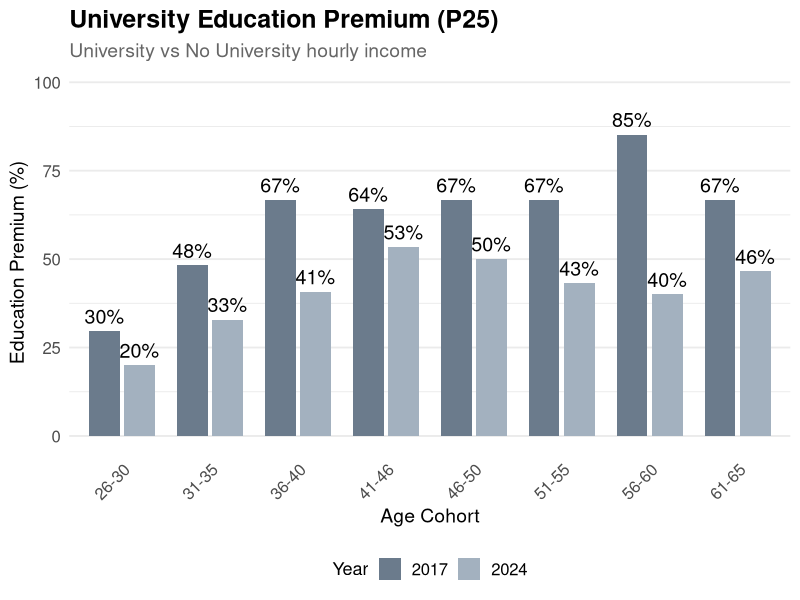
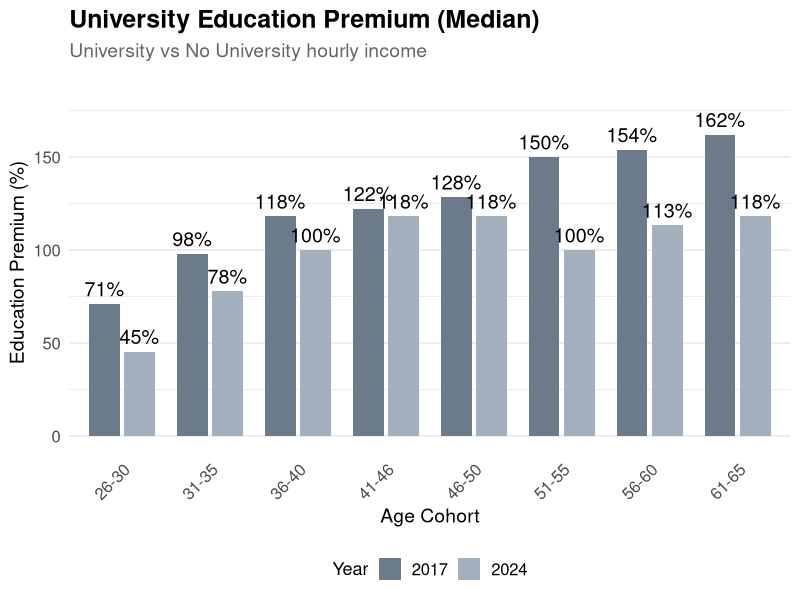
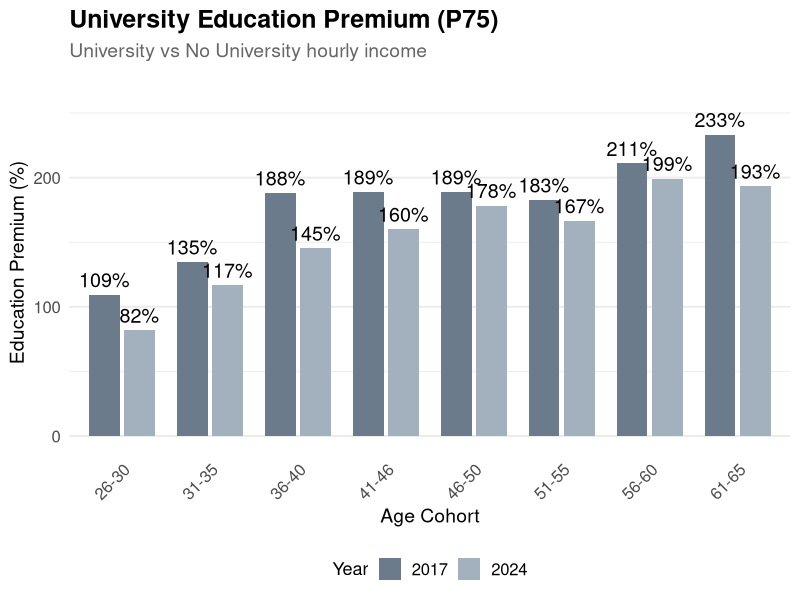
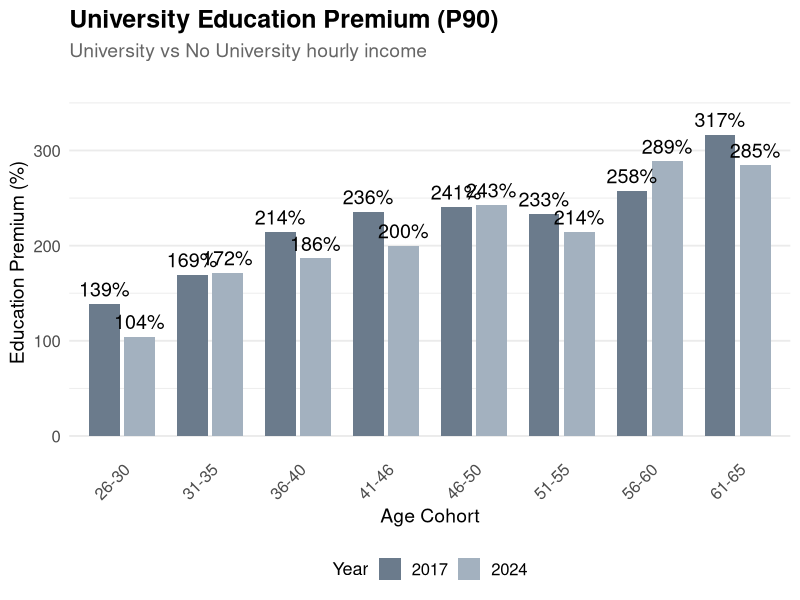
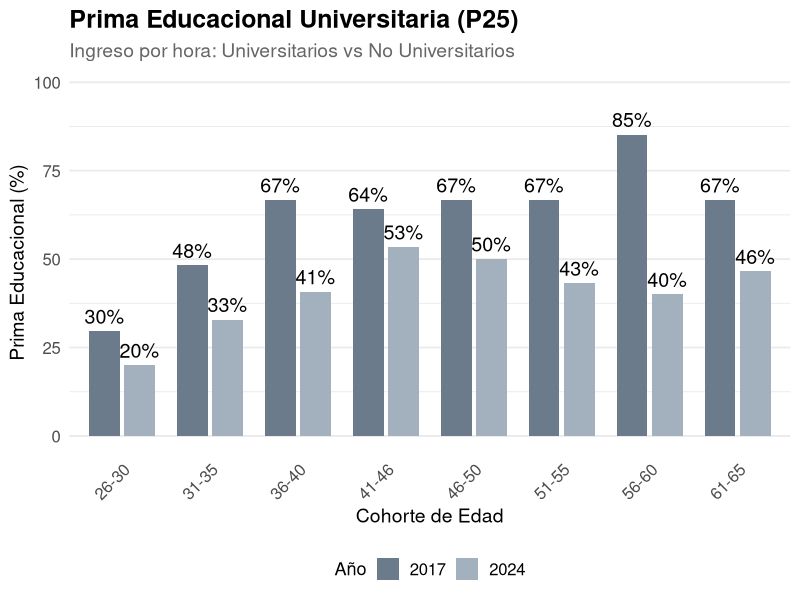
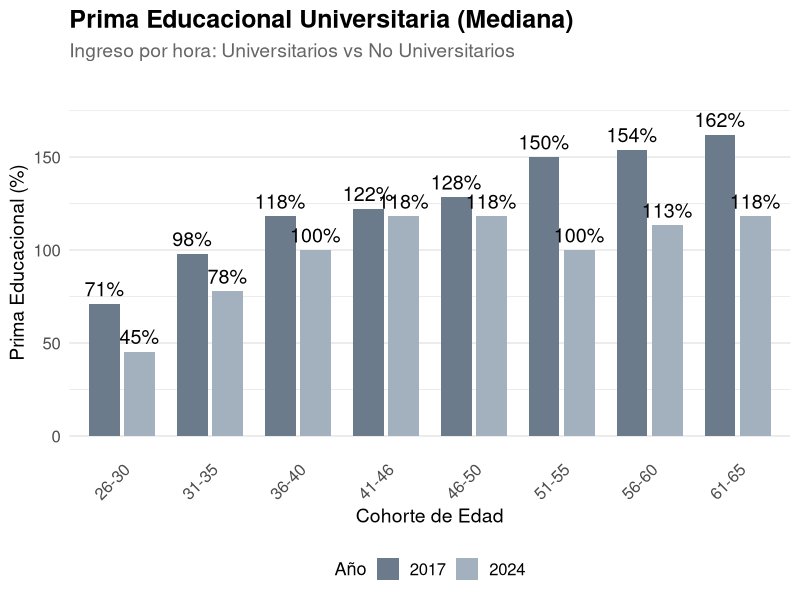
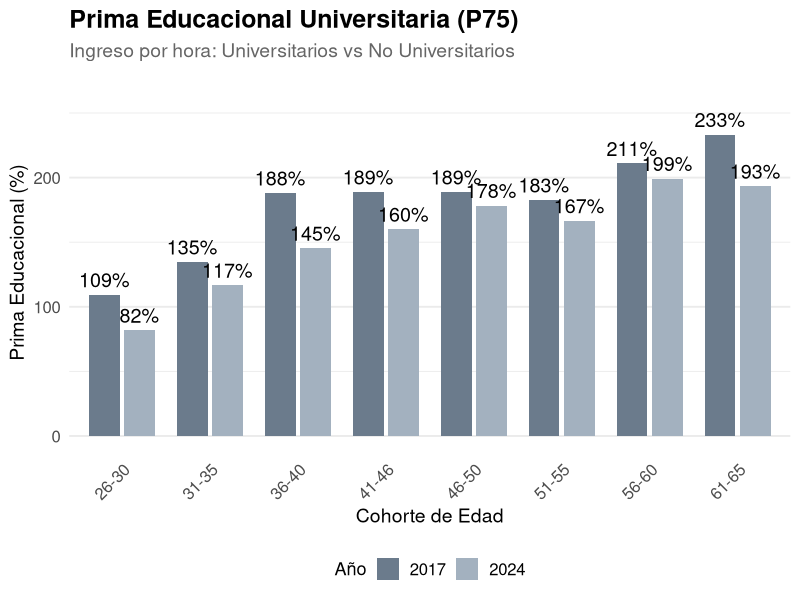
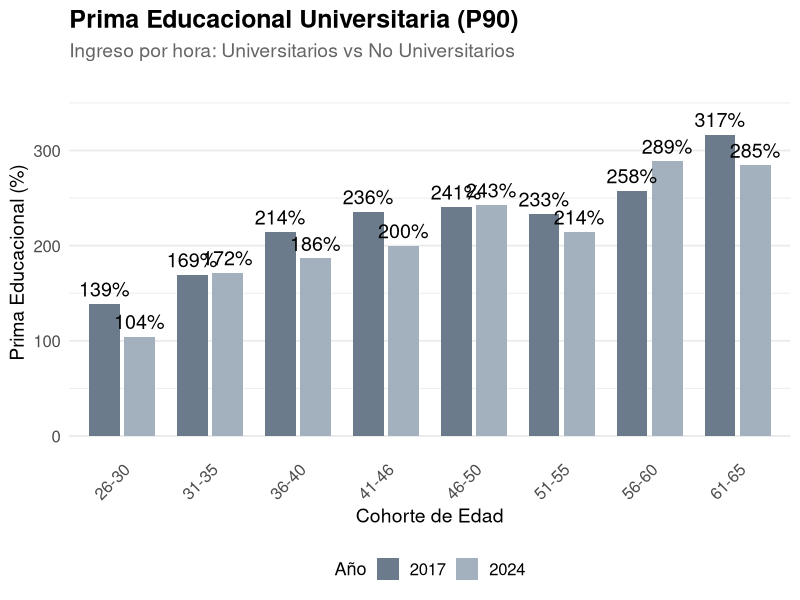

Here is the R script that generated these plots, in order:
# Generate tables and graphs for Labor Income by Cohort analysis
# For inclusion in the LaTeX report
# ===========================================================================

library(readxl)
library(dplyr)
library(tidyr)
library(ggplot2)
library(openxlsx)

setwd("C:/Users/CARLOSEG/Documents/CASEN")

# ===========================================================================
# LOAD DATA
# ===========================================================================

cat("Loading labor income data...\n")

# Read all sheets
mean_data <- read_excel("output/tables/labor_income_by_cohort.xlsx", sheet = "Mean")
median_data <- read_excel("output/tables/labor_income_by_cohort.xlsx", sheet = "Median")
p25_data <- read_excel("output/tables/labor_income_by_cohort.xlsx", sheet = "P25")
p75_data <- read_excel("output/tables/labor_income_by_cohort.xlsx", sheet = "P75")
p90_data <- read_excel("output/tables/labor_income_by_cohort.xlsx", sheet = "P90")

# ===========================================================================
# TABLE 1: HOURLY INCOME BY COHORT AND EDUCATION
# ===========================================================================

cat("\n=== TABLE 1: Hourly Labor Income (CLP/hour, 2024 prices) ===\n\n")

# Function to create wide table for a specific percentile
create_income_table <- function(data, stat_name) {
  # Separate by year
  d2017 <- data %>% filter(year == 2017) %>%
    select(age_cohort, Total_2017 = Total, NoUniv_2017 = `No University`, Univ_2017 = University)
  d2024 <- data %>% filter(year == 2024) %>%
    select(age_cohort, Total_2024 = Total, NoUniv_2024 = `No University`, Univ_2024 = University)

  # Join
  combined <- d2017 %>%
    left_join(d2024, by = "age_cohort")

  # Add totals (weighted average across cohorts - approximate)
  totals_2017 <- data %>% filter(year == 2017) %>%
    summarise(Total = mean(Total), `No University` = mean(`No University`), University = mean(University))
  totals_2024 <- data %>% filter(year == 2024) %>%
    summarise(Total = mean(Total), `No University` = mean(`No University`), University = mean(University))

  total_row <- tibble(
    age_cohort = "Total (avg)",
    Total_2017 = round(totals_2017$Total),
    NoUniv_2017 = round(totals_2017$`No University`),
    Univ_2017 = round(totals_2017$University),
    Total_2024 = round(totals_2024$Total),
    NoUniv_2024 = round(totals_2024$`No University`),
    Univ_2024 = round(totals_2024$University)
  )

  combined <- bind_rows(combined, total_row)
  combined
}

table1_p25 <- create_income_table(p25_data, "P25")
table1_median <- create_income_table(median_data, "Median")
table1_p75 <- create_income_table(p75_data, "P75")
table1_p90 <- create_income_table(p90_data, "P90")

cat("P25:\n")
print(table1_p25)
cat("\nMedian:\n")
print(table1_median)
cat("\nP75:\n")
print(table1_p75)
cat("\nP90:\n")
print(table1_p90)

# ===========================================================================
# TABLE 2: EDUCATION PREMIUM BY COHORT
# ===========================================================================

cat("\n\n=== TABLE 2: University Education Premium (%) ===\n\n")

create_premium_table <- function(data, stat_name) {
  data %>%
    select(year, age_cohort, Univ_Premium_Pct) %>%
    pivot_wider(names_from = year, values_from = Univ_Premium_Pct, names_prefix = "Premium_") %>%
    mutate(Change = Premium_2024 - Premium_2017)
}

premium_p25 <- create_premium_table(p25_data, "P25")
premium_median <- create_premium_table(median_data, "Median")
premium_p75 <- create_premium_table(p75_data, "P75")
premium_p90 <- create_premium_table(p90_data, "P90")

# Add average row
add_avg_row <- function(df) {
  avg_row <- tibble(
    age_cohort = "Average",
    Premium_2017 = round(mean(df$Premium_2017, na.rm = TRUE), 1),
    Premium_2024 = round(mean(df$Premium_2024, na.rm = TRUE), 1),
    Change = round(mean(df$Change, na.rm = TRUE), 1)
  )
  bind_rows(df, avg_row)
}

premium_p25 <- add_avg_row(premium_p25)
premium_median <- add_avg_row(premium_median)
premium_p75 <- add_avg_row(premium_p75)
premium_p90 <- add_avg_row(premium_p90)

cat("P25 Premium:\n")
print(premium_p25)
cat("\nMedian Premium:\n")
print(premium_median)
cat("\nP75 Premium:\n")
print(premium_p75)
cat("\nP90 Premium:\n")
print(premium_p90)

# ===========================================================================
# BAR GRAPHS: EDUCATION PREMIUM BY COHORT
# ===========================================================================

cat("\n\nGenerating bar graphs...\n")

# Prepare data for plotting
prepare_plot_data <- function(data, stat_name) {
  data %>%
    filter(age_cohort != "Average") %>%
    select(age_cohort, Premium_2017, Premium_2024) %>%
    pivot_longer(cols = c(Premium_2017, Premium_2024),
                 names_to = "Year", values_to = "Premium") %>%
    mutate(Year = gsub("Premium_", "", Year))
}

plot_p25 <- prepare_plot_data(premium_p25, "P25")
plot_median <- prepare_plot_data(premium_median, "Median")
plot_p75 <- prepare_plot_data(premium_p75, "P75")
plot_p90 <- prepare_plot_data(premium_p90, "P90")

# Create bar plot function (bilingual: English and Spanish)
create_premium_plot <- function(data, title, subtitle, x_label, y_label, legend_title, filename) {
  p <- ggplot(data, aes(x = age_cohort, y = Premium, fill = Year)) +
    geom_bar(stat = "identity", position = position_dodge(width = 0.8), width = 0.7) +
    geom_text(aes(label = paste0(round(Premium), "%")),
              position = position_dodge(width = 0.8),
              vjust = -0.5, size = 5) +
    scale_fill_manual(values = c("2017" = "#6B7B8C", "2024" = "#A3B1BF")) +
    labs(
      title = title,
      subtitle = subtitle,
      x = x_label,
      y = y_label,
      fill = legend_title
    ) +
    theme_minimal(base_size = 14) +
    theme(
      plot.title = element_text(face = "bold", size = 18),
      plot.subtitle = element_text(size = 14, color = "gray40"),
      axis.title = element_text(size = 14),
      axis.text = element_text(size = 12),
      axis.text.x = element_text(angle = 45, hjust = 1),
      legend.position = "bottom",
      legend.text = element_text(size = 12),
      legend.title = element_text(size = 13),
      panel.grid.major.x = element_blank()
    ) +
    ylim(0, max(data$Premium) * 1.15)

  ggsave(filename, p, width = 10, height = 6, dpi = 300)
  cat("Saved:", filename, "\n")
  p
}

# ===========================================================================
# ENGLISH PLOTS
# ===========================================================================

cat("\nGenerating English plots...\n")

p1_en <- create_premium_plot(plot_p25, "University Education Premium (P25)",
                              "University vs No University hourly income",
                              "Age Cohort", "Education Premium (%)", "Year",
                              "output/figures/education_premium_p25.png")
p2_en <- create_premium_plot(plot_median, "University Education Premium (Median)",
                              "University vs No University hourly income",
                              "Age Cohort", "Education Premium (%)", "Year",
                              "output/figures/education_premium_median.png")
p3_en <- create_premium_plot(plot_p75, "University Education Premium (P75)",
                              "University vs No University hourly income",
                              "Age Cohort", "Education Premium (%)", "Year",
                              "output/figures/education_premium_p75.png")
p4_en <- create_premium_plot(plot_p90, "University Education Premium (P90)",
                              "University vs No University hourly income",
                              "Age Cohort", "Education Premium (%)", "Year",
                              "output/figures/education_premium_p90.png")

# ===========================================================================
# SPANISH PLOTS
# ===========================================================================

cat("\nGenerating Spanish plots...\n")

# Prepare Spanish data (translate Year labels)
prepare_plot_data_es <- function(data, stat_name) {
  data %>%
    filter(age_cohort != "Average") %>%
    select(age_cohort, Premium_2017, Premium_2024) %>%
    pivot_longer(cols = c(Premium_2017, Premium_2024),
                 names_to = "Año", values_to = "Premium") %>%
    mutate(Año = gsub("Premium_", "", Año))
}

plot_p25_es <- prepare_plot_data_es(premium_p25, "P25")
plot_median_es <- prepare_plot_data_es(premium_median, "Median")
plot_p75_es <- prepare_plot_data_es(premium_p75, "P75")
plot_p90_es <- prepare_plot_data_es(premium_p90, "P90")

# Spanish plot function
create_premium_plot_es <- function(data, title, subtitle, x_label, y_label, legend_title, filename) {
  p <- ggplot(data, aes(x = age_cohort, y = Premium, fill = Año)) +
    geom_bar(stat = "identity", position = position_dodge(width = 0.8), width = 0.7) +
    geom_text(aes(label = paste0(round(Premium), "%")),
              position = position_dodge(width = 0.8),
              vjust = -0.5, size = 5) +
    scale_fill_manual(values = c("2017" = "#6B7B8C", "2024" = "#A3B1BF")) +
    labs(
      title = title,
      subtitle = subtitle,
      x = x_label,
      y = y_label,
      fill = legend_title
    ) +
    theme_minimal(base_size = 14) +
    theme(
      plot.title = element_text(face = "bold", size = 18),
      plot.subtitle = element_text(size = 14, color = "gray40"),
      axis.title = element_text(size = 14),
      axis.text = element_text(size = 12),
      axis.text.x = element_text(angle = 45, hjust = 1),
      legend.position = "bottom",
      legend.text = element_text(size = 12),
      legend.title = element_text(size = 13),
      panel.grid.major.x = element_blank()
    ) +
    ylim(0, max(data$Premium) * 1.15)

  ggsave(filename, p, width = 10, height = 6, dpi = 300)
  cat("Saved:", filename, "\n")
  p
}

p1_es <- create_premium_plot_es(plot_p25_es, "Prima Educacional Universitaria (P25)",
                                 "Ingreso por hora: Universitarios vs No Universitarios",
                                 "Cohorte de Edad", "Prima Educacional (%)", "Año",
                                 "output/figures/education_premium_p25_es.png")
p2_es <- create_premium_plot_es(plot_median_es, "Prima Educacional Universitaria (Mediana)",
                                 "Ingreso por hora: Universitarios vs No Universitarios",
                                 "Cohorte de Edad", "Prima Educacional (%)", "Año",
                                 "output/figures/education_premium_median_es.png")
p3_es <- create_premium_plot_es(plot_p75_es, "Prima Educacional Universitaria (P75)",
                                 "Ingreso por hora: Universitarios vs No Universitarios",
                                 "Cohorte de Edad", "Prima Educacional (%)", "Año",
                                 "output/figures/education_premium_p75_es.png")
p4_es <- create_premium_plot_es(plot_p90_es, "Prima Educacional Universitaria (P90)",
                                 "Ingreso por hora: Universitarios vs No Universitarios",
                                 "Cohorte de Edad", "Prima Educacional (%)", "Año",
                                 "output/figures/education_premium_p90_es.png")

# ===========================================================================
# SAVE TABLES TO EXCEL
# ===========================================================================

cat("\nSaving tables to Excel...\n")

wb <- createWorkbook()

addWorksheet(wb, "Income_P25")
writeData(wb, "Income_P25", table1_p25)

addWorksheet(wb, "Income_Median")
writeData(wb, "Income_Median", table1_median)

addWorksheet(wb, "Income_P75")
writeData(wb, "Income_P75", table1_p75)

addWorksheet(wb, "Income_P90")
writeData(wb, "Income_P90", table1_p90)

addWorksheet(wb, "Premium_P25")
writeData(wb, "Premium_P25", premium_p25)

addWorksheet(wb, "Premium_Median")
writeData(wb, "Premium_Median", premium_median)

addWorksheet(wb, "Premium_P75")
writeData(wb, "Premium_P75", premium_p75)

addWorksheet(wb, "Premium_P90")
writeData(wb, "Premium_P90", premium_p90)

saveWorkbook(wb, "output/tables/labor_income_tables.xlsx", overwrite = TRUE)
cat("Saved: output/tables/labor_income_tables.xlsx\n")

# ===========================================================================
# PRINT LATEX TABLES
# ===========================================================================

cat("\n\n========================================\n")
cat("LATEX TABLE CODE\n")
cat("========================================\n\n")

# Function to generate LaTeX table for income
generate_latex_income_table <- function(df, caption, label) {
  cat("\\begin{table}[H]\n")
  cat("\\centering\n")
  cat("\\small\n")
  cat("\\begin{tabular}{@{}lrrrrrr@{}}\n")
  cat("\\toprule\n")
  cat("& \\multicolumn{3}{c}{\\textbf{2017}} & \\multicolumn{3}{c}{\\textbf{2024}} \\\\\n")
  cat("\\cmidrule(lr){2-4} \\cmidrule(lr){5-7}\n")
  cat("\\textbf{Cohort} & Total & No Univ & Univ & Total & No Univ & Univ \\\\\n")
  cat("\\midrule\n")
  for (i in 1:nrow(df)) {
    row <- df[i,]
    if (row$age_cohort == "Total (avg)") cat("\\midrule\n")
    cat(sprintf("%s & %s & %s & %s & %s & %s & %s \\\\\n",
                row$age_cohort,
                format(row$Total_2017, big.mark = ","),
                format(row$NoUniv_2017, big.mark = ","),
                format(row$Univ_2017, big.mark = ","),
                format(row$Total_2024, big.mark = ","),
                format(row$NoUniv_2024, big.mark = ","),
                format(row$Univ_2024, big.mark = ",")))
  }
  cat("\\bottomrule\n")
  cat("\\end{tabular}\n")
  cat(sprintf("\\caption{%s}\n", caption))
  cat(sprintf("\\label{%s}\n", label))
  cat("\\end{table}\n\n")
}

# Function to generate LaTeX table for premium
generate_latex_premium_table <- function(df, caption, label) {
  cat("\\begin{table}[H]\n")
  cat("\\centering\n")
  cat("\\begin{tabular}{@{}lrrr@{}}\n")
  cat("\\toprule\n")
  cat("\\textbf{Cohort} & \\textbf{2017} & \\textbf{2024} & \\textbf{Change} \\\\\n")
  cat("\\midrule\n")
  for (i in 1:nrow(df)) {
    row <- df[i,]
    if (row$age_cohort == "Average") cat("\\midrule\n")
    cat(sprintf("%s & %.1f\\%% & %.1f\\%% & %.1f pp \\\\\n",
                row$age_cohort,
                row$Premium_2017,
                row$Premium_2024,
                row$Change))
  }
  cat("\\bottomrule\n")
  cat("\\end{tabular}\n")
  cat(sprintf("\\caption{%s}\n", caption))
  cat(sprintf("\\label{%s}\n", label))
  cat("\\end{table}\n\n")
}

cat("% Income Tables (P25, Median, P75, P90)\n\n")
generate_latex_income_table(table1_median, "Median hourly labor income by age cohort and education (CLP/hour, 2024 prices)", "tab:income_median")

cat("\n% Premium Tables\n\n")
generate_latex_premium_table(premium_median, "University education premium on median hourly income (\\%)", "tab:premium_median")

# ===========================================================================
# NEW TABLE: INCOME BY PERCENTILE WITH PREMIA (Table 17)
# ===========================================================================

cat("\n\n========================================\n")
cat("TABLE 17: Income by Percentile with Premia\n")
cat("========================================\n\n")

# Create summary table across percentiles (average across cohorts)
create_percentile_summary <- function() {
  # Get average income across cohorts for each percentile
  get_avg <- function(data, pct_name) {
    d2017 <- data %>% filter(year == 2017) %>%
      summarise(NoUniv = mean(`No University`), Univ = mean(University))
    d2024 <- data %>% filter(year == 2024) %>%
      summarise(NoUniv = mean(`No University`), Univ = mean(University))

    tibble(
      Percentile = pct_name,
      NoUniv_2017 = round(d2017$NoUniv),
      Univ_2017 = round(d2017$Univ),
      Premium_2017 = round(100 * (d2017$Univ / d2017$NoUniv - 1), 1),
      NoUniv_2024 = round(d2024$NoUniv),
      Univ_2024 = round(d2024$Univ),
      Premium_2024 = round(100 * (d2024$Univ / d2024$NoUniv - 1), 1)
    )
  }

  bind_rows(
    get_avg(p25_data, "P25"),
    get_avg(median_data, "Median"),
    get_avg(p75_data, "P75"),
    get_avg(p90_data, "P90")
  ) %>%
    mutate(Premium_Change = Premium_2024 - Premium_2017)
}

table17 <- create_percentile_summary()
print(table17)

# Generate LaTeX for Table 17
cat("\n% LaTeX for Table 17\n\n")
cat("\\begin{table}[H]\n")
cat("\\centering\n")
cat("\\caption{Average education premium by percentile (all cohorts)}\n")
cat("\\label{tab:premium_summary}\n")
cat("\\begin{tabular}{@{}lrrrrrrrr@{}}\n")
cat("\\toprule\n")
cat("& \\multicolumn{3}{c}{\\textbf{2017 (adj.)}} & \\multicolumn{3}{c}{\\textbf{2024}} & \\\\\n")
cat("\\cmidrule(lr){2-4} \\cmidrule(lr){5-7}\n")
cat("\\textbf{Percentile} & No Univ & Univ & Premium & No Univ & Univ & Premium & \\textbf{Change} \\\\\n")
cat("\\midrule\n")
for (i in 1:nrow(table17)) {
  row <- table17[i,]
  cat(sprintf("%s & %s & %s & %.1f\\%% & %s & %s & %.1f\\%% & %.1f pp \\\\\n",
              row$Percentile,
              format(row$NoUniv_2017, big.mark = ","),
              format(row$Univ_2017, big.mark = ","),
              row$Premium_2017,
              format(row$NoUniv_2024, big.mark = ","),
              format(row$Univ_2024, big.mark = ","),
              row$Premium_2024,
              row$Premium_Change))
}
cat("\\bottomrule\n")
cat("\\end{tabular}\n")
cat("\\end{table}\n\n")

# ===========================================================================
# NEW BAR GRAPHS: Non-Univ vs Univ Income by Percentile
# ===========================================================================

cat("\nGenerating income comparison bar graphs...\n")

# Prepare data for income comparison plots
prepare_income_comparison_data <- function(year_val) {
  bind_rows(
    p25_data %>% filter(year == year_val) %>%
      summarise(NoUniv = mean(`No University`), Univ = mean(University)) %>%
      mutate(Percentile = "P25"),
    median_data %>% filter(year == year_val) %>%
      summarise(NoUniv = mean(`No University`), Univ = mean(University)) %>%
      mutate(Percentile = "Median"),
    p75_data %>% filter(year == year_val) %>%
      summarise(NoUniv = mean(`No University`), Univ = mean(University)) %>%
      mutate(Percentile = "P75"),
    p90_data %>% filter(year == year_val) %>%
      summarise(NoUniv = mean(`No University`), Univ = mean(University)) %>%
      mutate(Percentile = "P90")
  ) %>%
    pivot_longer(cols = c(NoUniv, Univ), names_to = "Education", values_to = "Income") %>%
    mutate(
      Percentile = factor(Percentile, levels = c("P25", "Median", "P75", "P90")),
      Education = factor(Education, levels = c("NoUniv", "Univ"),
                        labels = c("No University", "University"))
    )
}

income_2017 <- prepare_income_comparison_data(2017)
income_2024 <- prepare_income_comparison_data(2024)

# Create income comparison plot function (English)
create_income_comparison_plot <- function(data, year, title, subtitle, filename) {
  p <- ggplot(data, aes(x = Percentile, y = Income, fill = Education)) +
    geom_bar(stat = "identity", position = position_dodge(width = 0.8), width = 0.7) +
    geom_text(aes(label = format(round(Income), big.mark = ",")),
              position = position_dodge(width = 0.8),
              vjust = -0.5, size = 4.5) +
    scale_fill_manual(values = c("No University" = "#6B7B8C", "University" = "#A3B1BF")) +
    labs(
      title = title,
      subtitle = subtitle,
      x = "Percentile",
      y = "Hourly Income (CLP/hour)",
      fill = "Education"
    ) +
    theme_minimal(base_size = 14) +
    theme(
      plot.title = element_text(face = "bold", size = 18),
      plot.subtitle = element_text(size = 14, color = "gray40"),
      axis.title = element_text(size = 14),
      axis.text = element_text(size = 12),
      legend.position = "bottom",
      legend.text = element_text(size = 12),
      legend.title = element_text(size = 13),
      panel.grid.major.x = element_blank()
    ) +
    ylim(0, max(data$Income) * 1.15)

  ggsave(filename, p, width = 10, height = 6, dpi = 300)
  cat("Saved:", filename, "\n")
  p
}

# Create income comparison plot function (Spanish)
create_income_comparison_plot_es <- function(data, year, title, subtitle, filename) {
  data_es <- data %>%
    mutate(Educacion = factor(Education,
                              levels = c("No University", "University"),
                              labels = c("Sin Universidad", "Universidad")))

  p <- ggplot(data_es, aes(x = Percentile, y = Income, fill = Educacion)) +
    geom_bar(stat = "identity", position = position_dodge(width = 0.8), width = 0.7) +
    geom_text(aes(label = format(round(Income), big.mark = ",")),
              position = position_dodge(width = 0.8),
              vjust = -0.5, size = 4.5) +
    scale_fill_manual(values = c("Sin Universidad" = "#6B7B8C", "Universidad" = "#A3B1BF")) +
    scale_x_discrete(labels = c("P25" = "P25", "Median" = "Mediana", "P75" = "P75", "P90" = "P90")) +
    labs(
      title = title,
      subtitle = subtitle,
      x = "Percentil",
      y = "Ingreso por Hora (CLP/hora)",
      fill = "Educación"
    ) +
    theme_minimal(base_size = 14) +
    theme(
      plot.title = element_text(face = "bold", size = 18),
      plot.subtitle = element_text(size = 14, color = "gray40"),
      axis.title = element_text(size = 14),
      axis.text = element_text(size = 12),
      legend.position = "bottom",
      legend.text = element_text(size = 12),
      legend.title = element_text(size = 13),
      panel.grid.major.x = element_blank()
    ) +
    ylim(0, max(data$Income) * 1.15)

  ggsave(filename, p, width = 10, height = 6, dpi = 300)
  cat("Saved:", filename, "\n")
  p
}

# Generate English plots
p_income_2017_en <- create_income_comparison_plot(
  income_2017, 2017,
  "Hourly Labor Income by Education (2017)",
  "Average across age cohorts, inflation-adjusted to 2024 CLP",
  "output/figures/income_by_education_2017.png"
)

p_income_2024_en <- create_income_comparison_plot(
  income_2024, 2024,
  "Hourly Labor Income by Education (2024)",
  "Average across age cohorts",
  "output/figures/income_by_education_2024.png"
)

# Generate Spanish plots
p_income_2017_es <- create_income_comparison_plot_es(
  income_2017, 2017,
  "Ingreso Laboral por Hora según Educación (2017)",
  "Promedio entre cohortes de edad, ajustado por inflación a CLP 2024",
  "output/figures/income_by_education_2017_es.png"
)

p_income_2024_es <- create_income_comparison_plot_es(
  income_2024, 2024,
  "Ingreso Laboral por Hora según Educación (2024)",
  "Promedio entre cohortes de edad",
  "output/figures/income_by_education_2024_es.png"
)

# Save updated table to Excel
addWorksheet(wb, "Premium_Summary")
writeData(wb, "Premium_Summary", table17)
saveWorkbook(wb, "output/tables/labor_income_tables.xlsx", overwrite = TRUE)
cat("Updated: output/tables/labor_income_tables.xlsx\n")

cat("\nDone!\n")
